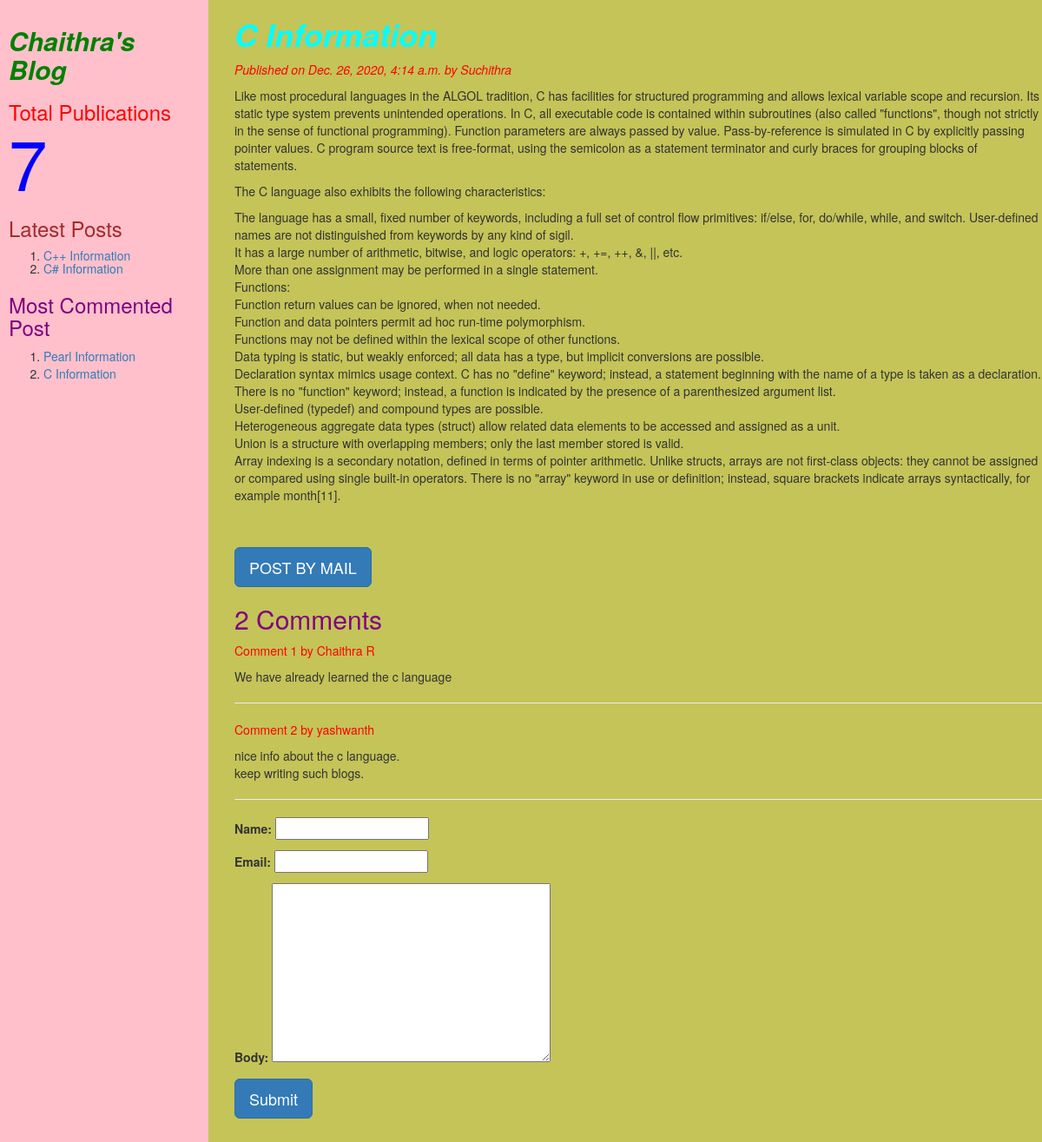
The page /2020/12/26/c-language/ on the database its author committed.
### myapp/models.py (models this page shows, shortened)
class Post(models.Model):
	tags=TaggableManager()
	STATUS_CHOICES=(('draft','Draft'),('published','Published'))
	title=models.CharField(max_length=256)
	slug=models.SlugField(max_length=264,unique_for_date='publish')
	author=models.ForeignKey(User,related_name='blog_posts',on_delete= models.CASCADE)
	body=models.TextField()
	publish=models.DateTimeField(default=timezone.now)
	created=models.DateTimeField(auto_now_add=True)
	updated=models.DateTimeField(auto_now=True)
	status= models.CharField(max_length=10,choices=STATUS_CHOICES,default='draft')
	objects=CustomManager()
	class Meta:
		ordering=('-publish',)
	def get_absolute_url(self):
		return reverse('post_detail',args=[self.publish.year,self.publish.strftime('%m'),self.publish.strftime('%d'),self.slug])

class Comment(models.Model):
	post=models.ForeignKey(Post,related_name="comments",on_delete=models.CASCADE)
	email=models.EmailField()
	name=models.CharField(max_length=100)
	body=models.TextField()
	created=models.DateTimeField(auto_now_add=True)
	updated=models.DateTimeField(auto_now=True)
	active=models.BooleanField(default=True)
	class Meta:
		ordering=('created',)

### myapp/views.py (the view, shortened to what this page needs)
# urls.py: url(r'(?P<year>\d{4})/(?P<month>\d{2})/(?P<day>\d{2})/(?P<post>[-\w]+)/$',views.post_detail_view,name='post_detail'),
def post_detail_view(request,year,month,day,post):
	post=get_object_or_404(Post,slug=post,publish__year=year,publish__month=month,publish__day=day)
	comments=post.comments.filter(active=True)
	csubmit=False
	form=CommentForm()
	d={'post':post,'form':form,'csubmit':csubmit,'comments':comments}
	return render(request,'myapp/post_detail.html',d)

### myapp/forms.py
class CommentForm(forms.ModelForm):
	class Meta:
		model=Comment
		fields=['name', 'email', 'body']

### myapp/models.py (called while the page is built)
    def get_queryset(self):
        return super().get_queryset().filter(status='published')

### myapp/templatetags/mytags.py (called while the page is built)
@register.simple_tag
def total_posts():
	return Post.objects.count()

@register.inclusion_tag('myapp/latest_post.html')
def show_latest_posts(count=3):
	latest_posts=Post.objects.order_by('-publish')[:count]
	return {'latest_posts':latest_posts}

@register.simple_tag
def get_most_commented_posts(count=2):
	return Post.objects.annotate(total_comments=Count('comments')).order_by('-total_comments')[:count]

### templates/myapp/post_detail.html (shortened to what this page needs)
<html>
    {%extends 'myapp/parent.html'%}
        {%block content_block%}
        <h1 style="color:aqua"><b><i>{{post.title}}</i></b></h1>
        <p style="color:red"><i>Published on {{post.publish}} by {{post.author|title}}</i></p>
        {{post.body|linebreaks}} <br><br>
	<a href="/{{post.id}}/share" class='btn btn-lg btn-primary'>POST BY MAIL</a>
	{%with comments.count as comments_count%}
	<h2 style="color:purple">{{comments_count}} Comment{{comments_count|pluralize}}</h2>
	{%endwith%}
	{%if comments%}
	  {%for c in comments%}
	  <p style="color:red">Comment {{forloop.counter}} by {{c.name}}</p>
	  <div>{{c.body|linebreaks}}</div>
	  <hr>
	  {%endfor%}
	  {%else%}
	  <p style="color:red;font-size:30px;font-style:italic;border-bottom:1px blue solid">There are no comments</p>
	  {%endif%}
	    {%if csubmit%}
		<h2 style="color:blue">Thank you...your comment has been added successfully</h2>
	    {%else%}
		<form method="post">
			{{form.as_p}}
			<input type="submit" class='btn btn-lg btn-primary' value="Submit">
		</form>
	{%endif%}
	{%endblock%}

### templates/myapp/parent.html (shortened to what this page needs)
<html>
{%load mytags%}
    <head>
	<link rel="stylesheet" href="https://maxcdn.bootstrapcdn.com/bootstrap/3.3.7/css/bootstrap.min.css">
    </head>
	<body>
	    <div class="content" style="width:80%;float:right;background-color:#c4c459;height:300%;padding:0 0 0 30px">
	       {%block content_block%}
	       {%endblock%}
	    </div>
	    <div class="sidebar" style="width:20%;float:left;background-color:pink;height:300%;padding:10px">
		<h2 style="color:green"><b><i>Chaithra's Blog</i></b></h2>
		<h3 style="color:red">Total Publications
			<span style="color:blue;font-size:80px">
			{%total_posts%}</span>
			<h3 style="color:brown">Latest Posts</h3>
			<h5>{%show_latest_posts 2%}</h5>
			<h3 style="color:purple">Most Commented Post</h3>
			{%get_most_commented_posts as m%}
			<ol>
			   {%for post in m%}
			    <li><a href="{{post.get_absolute_url}}">{{post.title}}</a></li>
			   {%endfor%}
			</ol>
		</h3>
	    </div>
	</body>
</html>

### templates/myapp/latest_post.html
<html>
    <body>
	<ol>
	{%for post in latest_posts%}
	<li><a href="{{post.get_absolute_url}}">{{post.title}}</a></li>
	{%endfor%}
	</ol>
     </body>
</html>

### rows shown on the page
Post: publish "Dec. 26, 2020, 4:14 a.m.", author "Suchithra", body "Like most procedural languages in the ALGOL tradition, C has facilities for structured programming and allows lexical variable scope and recursion. Its static type system prevents unintended operations. In C, all executable code is contained within subroutines (also called \"functions\", though not strictly in the sense of functional programming). Function parameters are always passed by value. Pass-by-reference is simulated in C by explicitly passing pointer values. C program source text is free-format, using the semicolon as a statement terminator and curly braces for grouping blocks of statements. The C language also exhibits the following characteristics: The language has a small, fixed…", title "C Information"
Comment: name "Chaithra R", body "We have already learned the c language"
Comment: name "yashwanth", body "nice info about the c language. keep writing such blogs."
Post: title "C++ Information"
Post: title "C# Information"
Post: title "Pearl Information"

### other values the page prints
{{ comments_count }} "2"
